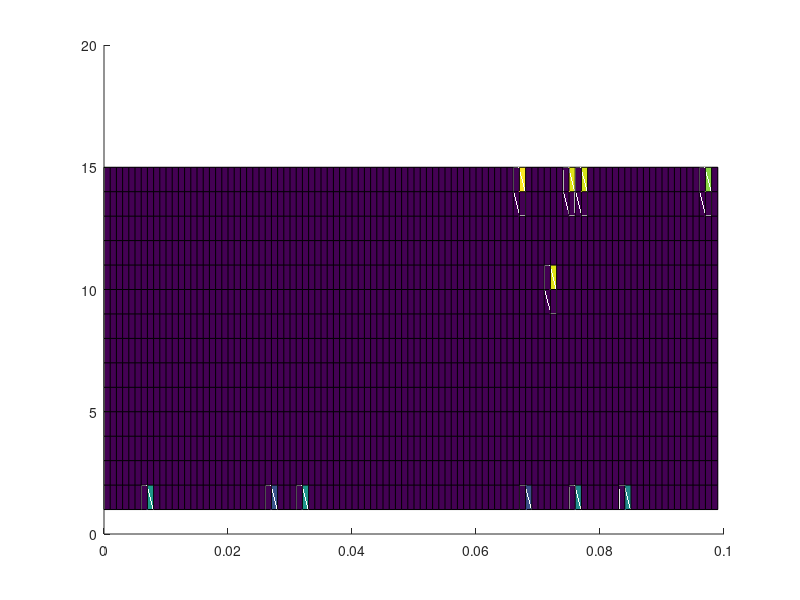

Source code (MATLAB):
clear all;
num = 100;
Nloop = 14;
Nmode = Nloop+2;

H = zeros(Nloop,num);
trans = zeros(num,1);
loop = zeros(Nloop,1);
In = zeros(Nloop,num);
Entropy = zeros(Nloop,num);

r = 0.1;
ph = pi/4;
th = 0;

c0 = [cosh(r) 0;0 cosh(r)];
s0 = [0 -exp(i*th)*sinh(r); -exp(-i*th)*sinh(r) 0];
u = [exp(i*ph) 0;0 exp(-i*ph)];
du = [i*exp(i*ph) 0;0 -i*exp(-i*ph)];

%for partial transpose
mode_a = eye(2*Nmode-2);
mode_b = [1 0;0 -1];
E = blkdiag(mode_b,mode_a);

%partially transposed symplectic matrix
o = [0 -1;1 0];
Om = o;
for j = 1:Nmode-1
    Om = blkdiag(Om,o);
end
Transposed_Om = E*Om*E;


transfer = 1;
for r1 = 0: num-1
    transfer = 1-0.001*(r1);
    sig = eye(Nmode*2)/2;
    dsig = zeros(Nmode*2);
    for k = 0: Nloop
        Co = blkdiag(c0,eye(2*(k)),c0,eye(2*Nloop - 2*k));
        S1 = zeros(2*Nmode);
    
        S1(1,2*(k+1)+2) = -exp(i*th)*sinh(r);
        S1(2,2*(k+1)+1) = -exp(-i*th)*sinh(r);
        S1(2*(k+1)+1,2) = -exp(-i*th)*sinh(r);
        S1(2*(k+1)+2,1) = -exp(i*th)*sinh(r);
        
        S = Co+S1;
    
        U = blkdiag(u,eye(2*Nmode-2));
        dU = blkdiag(du,zeros(2*Nmode-2));   
    
        dsig = (S*dU*S*sig*S'*U'*S'+S*U*S*sig*S'*dU'*S'+S*U*S*dsig*S'*U'*S');
        dsig = transfer*dsig;
     
        sig1 = S*sig*S';
        sig = (S*U*S*sig*S'*U'*S');
        sig = (transfer*(sig-eye(Nmode*2)/2)) + eye(Nmode*2)/2;      
        Isig = inv(sig);

        %partially transposed covaraince matrix
        Transposed_sig = E*sig*E;

        %symplectic transformation of covaraince matrix
        J = (Transposed_sig*Transposed_Om*Transposed_sig*Transposed_Om);
    
        [Ev,Eg] = eig(-J);

         S11=0;
        S22=0;
        for l = 1:2*Nmode
            S11 = log2(2*sqrt(Eg(l,l)));
            % if Eg(j,j)) > 0
            %     la = abs(Eg(j,j));
            %     S1 = S1+((la+1/2)*log2((la+1/2)) - (la-1/2)*log2((la-1/2)));
            % end
            if S11< 0
                S22=S22+S11;
            end
        end

        loop(k+1,1) = k+1;
        H(k+1,r1+1) = trace(Isig*dsig*Isig*dsig)/2;
        In(k+1,r1+1) = sig(1,1) -1/2;
        Entropy(k+1,r1+1) =-S22;
end
    trans(r1+1,1) =  1 - transfer;
end

hold on;
%plot(loop,H,'r')
surf(trans,loop,abs(Entropy))

